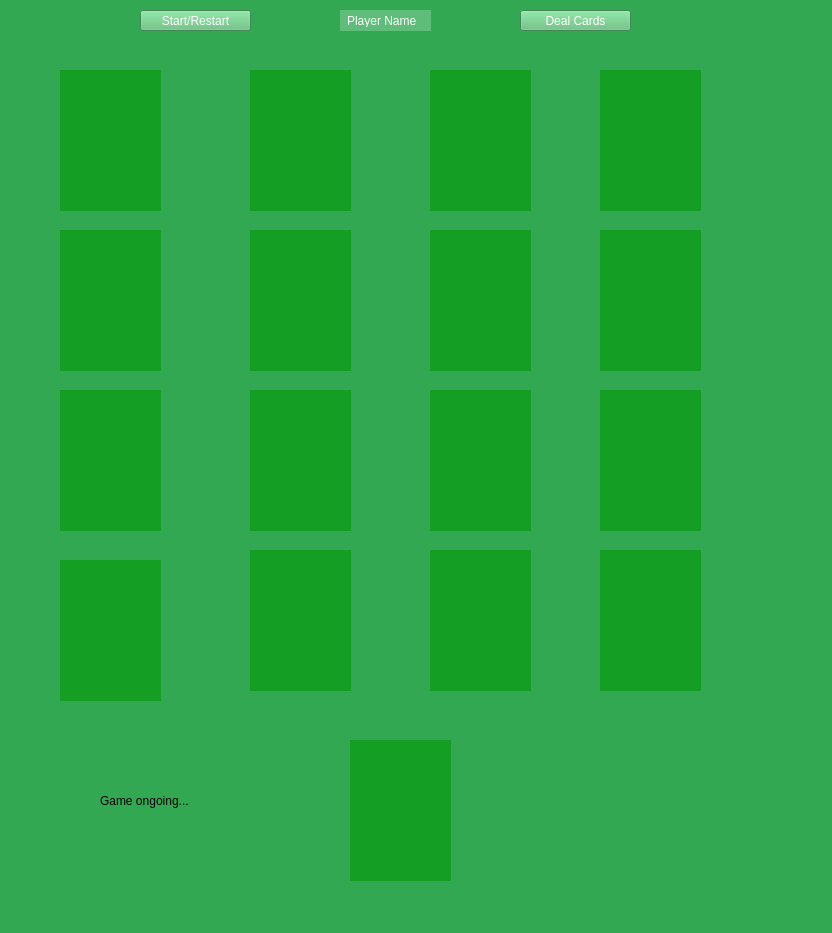
<?xml version="1.0" encoding="UTF-8"?>
<ui version="4.0">
 <class>EasyMode</class>
 <widget class="QMainWindow" name="EasyMode">
  <property name="geometry">
   <rect>
    <x>0</x>
    <y>0</y>
    <width>832</width>
    <height>933</height>
   </rect>
  </property>
  <property name="windowTitle">
   <string>EasyMode</string>
  </property>
  <property name="styleSheet">
   <string notr="true">background-color: rgb(50, 168, 82)</string>
  </property>
  <widget class="QWidget" name="centralwidget">
   <widget class="QLabel" name="label">
    <property name="geometry">
     <rect>
      <x>340</x>
      <y>10</y>
      <width>91</width>
      <height>21</height>
     </rect>
    </property>
    <property name="styleSheet">
     <string notr="true">background-color: rgb(94, 189, 120);
font-family: Arial;
padding: 4px;
color: white;</string>
    </property>
    <property name="text">
     <string>Player Name</string>
    </property>
   </widget>
   <widget class="QPushButton" name="StartButton">
    <property name="geometry">
     <rect>
      <x>140</x>
      <y>10</y>
      <width>111</width>
      <height>21</height>
     </rect>
    </property>
    <property name="styleSheet">
     <string notr="true">background-color: rgb(94, 189, 120);
font-family: Arial;
padding: 4px;
color: white;</string>
    </property>
    <property name="text">
     <string>Start/Restart</string>
    </property>
   </widget>
   <widget class="QPushButton" name="DealButton">
    <property name="geometry">
     <rect>
      <x>520</x>
      <y>10</y>
      <width>111</width>
      <height>21</height>
     </rect>
    </property>
    <property name="styleSheet">
     <string notr="true">background-color: rgb(94, 189, 120);
font-family: Arial;
padding: 4px;
color: white;</string>
    </property>
    <property name="text">
     <string>Deal Cards</string>
    </property>
   </widget>
   <widget class="QLabel" name="hearts2label">
    <property name="geometry">
     <rect>
      <x>60</x>
      <y>70</y>
      <width>101</width>
      <height>141</height>
     </rect>
    </property>
    <property name="styleSheet">
     <string notr="true">background-color: rgb(20, 159, 36);</string>
    </property>
    <property name="text">
     <string/>
    </property>
    <property name="pixmap">
     <pixmap>cards/2_of_clubs.png</pixmap>
    </property>
    <property name="scaledContents">
     <bool>true</bool>
    </property>
   </widget>
   <widget class="QLabel" name="diamonds2label">
    <property name="geometry">
     <rect>
      <x>250</x>
      <y>70</y>
      <width>101</width>
      <height>141</height>
     </rect>
    </property>
    <property name="styleSheet">
     <string notr="true">background-color: rgb(20, 159, 36);</string>
    </property>
    <property name="text">
     <string/>
    </property>
    <property name="pixmap">
     <pixmap>cards/2_of_diamonds.png</pixmap>
    </property>
    <property name="scaledContents">
     <bool>true</bool>
    </property>
   </widget>
   <widget class="QLabel" name="clubs2label">
    <property name="geometry">
     <rect>
      <x>430</x>
      <y>70</y>
      <width>101</width>
      <height>141</height>
     </rect>
    </property>
    <property name="styleSheet">
     <string notr="true">background-color: rgb(20, 159, 36);</string>
    </property>
    <property name="text">
     <string/>
    </property>
    <property name="pixmap">
     <pixmap>cards/4_of_diamonds.png</pixmap>
    </property>
    <property name="scaledContents">
     <bool>true</bool>
    </property>
   </widget>
   <widget class="QLabel" name="spades2label">
    <property name="geometry">
     <rect>
      <x>600</x>
      <y>70</y>
      <width>101</width>
      <height>141</height>
     </rect>
    </property>
    <property name="styleSheet">
     <string notr="true">background-color: rgb(20, 159, 36);</string>
    </property>
    <property name="text">
     <string/>
    </property>
    <property name="pixmap">
     <pixmap>cards/6_of_spades.png</pixmap>
    </property>
    <property name="scaledContents">
     <bool>true</bool>
    </property>
   </widget>
   <widget class="QLabel" name="heart3label">
    <property name="geometry">
     <rect>
      <x>60</x>
      <y>230</y>
      <width>101</width>
      <height>141</height>
     </rect>
    </property>
    <property name="styleSheet">
     <string notr="true">background-color: rgb(20, 159, 36);</string>
    </property>
    <property name="text">
     <string/>
    </property>
   </widget>
   <widget class="QLabel" name="diamonds3label_2">
    <property name="geometry">
     <rect>
      <x>250</x>
      <y>230</y>
      <width>101</width>
      <height>141</height>
     </rect>
    </property>
    <property name="styleSheet">
     <string notr="true">background-color: rgb(20, 159, 36);</string>
    </property>
    <property name="text">
     <string/>
    </property>
   </widget>
   <widget class="QLabel" name="clubs3label_2">
    <property name="geometry">
     <rect>
      <x>430</x>
      <y>230</y>
      <width>101</width>
      <height>141</height>
     </rect>
    </property>
    <property name="styleSheet">
     <string notr="true">background-color: rgb(20, 159, 36);</string>
    </property>
    <property name="text">
     <string/>
    </property>
   </widget>
   <widget class="QLabel" name="spades3label_2">
    <property name="geometry">
     <rect>
      <x>600</x>
      <y>230</y>
      <width>101</width>
      <height>141</height>
     </rect>
    </property>
    <property name="styleSheet">
     <string notr="true">background-color: rgb(20, 159, 36);</string>
    </property>
    <property name="text">
     <string/>
    </property>
   </widget>
   <widget class="QLabel" name="hearts4label_2">
    <property name="geometry">
     <rect>
      <x>60</x>
      <y>390</y>
      <width>101</width>
      <height>141</height>
     </rect>
    </property>
    <property name="styleSheet">
     <string notr="true">background-color: rgb(20, 159, 36);</string>
    </property>
    <property name="text">
     <string/>
    </property>
   </widget>
   <widget class="QLabel" name="diamonds4label_2">
    <property name="geometry">
     <rect>
      <x>250</x>
      <y>390</y>
      <width>101</width>
      <height>141</height>
     </rect>
    </property>
    <property name="styleSheet">
     <string notr="true">background-color: rgb(20, 159, 36);</string>
    </property>
    <property name="text">
     <string/>
    </property>
   </widget>
   <widget class="QLabel" name="clubs4label_2">
    <property name="geometry">
     <rect>
      <x>430</x>
      <y>390</y>
      <width>101</width>
      <height>141</height>
     </rect>
    </property>
    <property name="styleSheet">
     <string notr="true">background-color: rgb(20, 159, 36);</string>
    </property>
    <property name="text">
     <string/>
    </property>
   </widget>
   <widget class="QLabel" name="spades4label_2">
    <property name="geometry">
     <rect>
      <x>600</x>
      <y>390</y>
      <width>101</width>
      <height>141</height>
     </rect>
    </property>
    <property name="styleSheet">
     <string notr="true">background-color: rgb(20, 159, 36);</string>
    </property>
    <property name="text">
     <string/>
    </property>
   </widget>
   <widget class="QLabel" name="hearts5label">
    <property name="geometry">
     <rect>
      <x>60</x>
      <y>560</y>
      <width>101</width>
      <height>141</height>
     </rect>
    </property>
    <property name="styleSheet">
     <string notr="true">background-color: rgb(20, 159, 36);</string>
    </property>
    <property name="text">
     <string/>
    </property>
   </widget>
   <widget class="QLabel" name="diamonds5label">
    <property name="geometry">
     <rect>
      <x>250</x>
      <y>550</y>
      <width>101</width>
      <height>141</height>
     </rect>
    </property>
    <property name="styleSheet">
     <string notr="true">background-color: rgb(20, 159, 36);</string>
    </property>
    <property name="text">
     <string/>
    </property>
   </widget>
   <widget class="QLabel" name="clubs5label">
    <property name="geometry">
     <rect>
      <x>430</x>
      <y>550</y>
      <width>101</width>
      <height>141</height>
     </rect>
    </property>
    <property name="styleSheet">
     <string notr="true">background-color: rgb(20, 159, 36);</string>
    </property>
    <property name="text">
     <string/>
    </property>
   </widget>
   <widget class="QLabel" name="spades5label">
    <property name="geometry">
     <rect>
      <x>600</x>
      <y>550</y>
      <width>101</width>
      <height>141</height>
     </rect>
    </property>
    <property name="styleSheet">
     <string notr="true">background-color: rgb(20, 159, 36);</string>
    </property>
    <property name="text">
     <string/>
    </property>
   </widget>
   <widget class="QLabel" name="dealtcardlabel">
    <property name="geometry">
     <rect>
      <x>350</x>
      <y>740</y>
      <width>101</width>
      <height>141</height>
     </rect>
    </property>
    <property name="styleSheet">
     <string notr="true">background-color: rgb(20, 159, 36);</string>
    </property>
    <property name="text">
     <string/>
    </property>
    <property name="pixmap">
     <pixmap>cards/4_of_hearts.png</pixmap>
    </property>
    <property name="scaledContents">
     <bool>true</bool>
    </property>
   </widget>
   <widget class="QLabel" name="gamestate">
    <property name="geometry">
     <rect>
      <x>100</x>
      <y>760</y>
      <width>181</width>
      <height>81</height>
     </rect>
    </property>
    <property name="text">
     <string>Game ongoing...</string>
    </property>
   </widget>
  </widget>
  <widget class="QMenuBar" name="menubar">
   <property name="geometry">
    <rect>
     <x>0</x>
     <y>0</y>
     <width>832</width>
     <height>21</height>
    </rect>
   </property>
  </widget>
  <widget class="QStatusBar" name="statusbar"/>
 </widget>
 <resources/>
 <connections/>
</ui>
